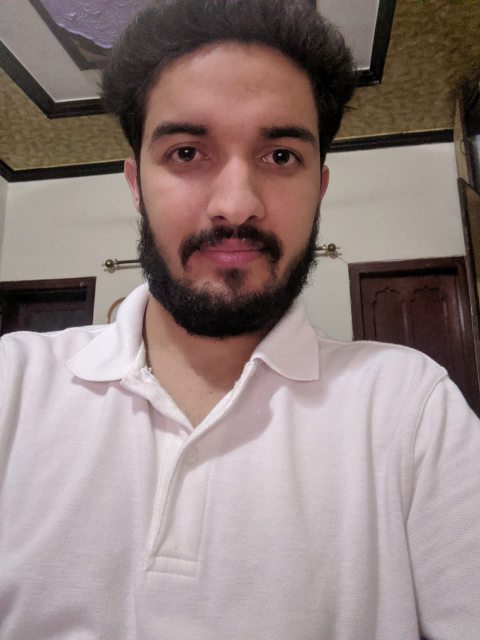
#> input picture shared_directory/WhatsApp Image 2020-07-14 at 04.52.21.jpeg, 960 x 1280 px, found by its file name (shown at 1/2 size)
$ python another.py
#> lines starting #> are read from the running program, lines starting #| are printed output that depends on the picture
import os
import tkinter as tk
from tkinter import ttk
import shutil
import glob

from PIL import Image
from PIL import ImageTk
import tkinter

image = Image.open('bangashdownloaded\WhatsApp Image 2020-07-14 at 04.52.21.jpeg')
#> image is the input picture: PIL image 960x1280 RGB; mean R, G, B 147.6, 131.3, 129.2
image = image.resize((20, 20))
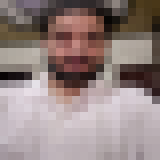
#> image: PIL image 20x20 RGB (shown 8 times larger); mean R, G, B 147.6, 131.3, 129.3
image = ImageTk.PhotoImage(image)

#> (the run stopped early here; a loop or call above may not have finished)
